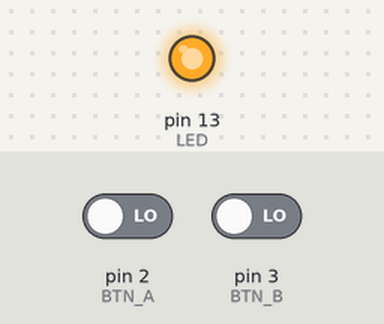
This sketch was run on a simulated Arduino Uno, built with avr-gcc and run on an emulated ATmega328P. Shown: output pins drawn as LEDs (lit = HIGH). Inputs (shaded band) come from the test bench; at power-on: pin 2 (BTN_A) LOW, pin 3 (BTN_B) LOW.

Above: at 1.2 s.
1.3 s: pin 2 (BTN_A) driven HIGH and pin 3 (BTN_B) driven HIGH
At 2.5 s:
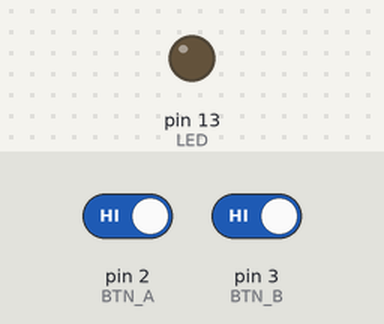
2.8 s: pin 2 (BTN_A) driven LOW
At 3.9 s:
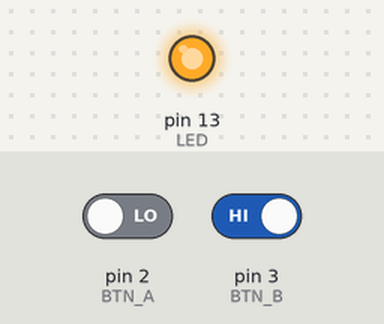
4.3 s: pin 2 (BTN_A) driven HIGH
At 5.0 s:
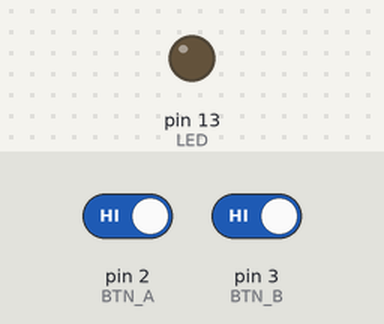
Timing chart, 0 to 7.3 s (numbered marks = the images above; inputs shaded):
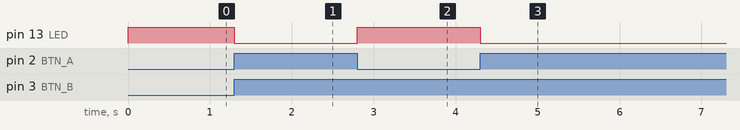

The sketch:

UNO_R3_LogicGates_NAND_00.ino
```cpp
// GERBANG NAND
// LED menyala KECUALI jika Button A DAN Button B ditekan bersamaan
// Kebalikan dari AND

const int BTN_A = 2;
const int BTN_B = 3;
const int LED   = 13;

void setup() {
  pinMode(BTN_A, INPUT);
  pinMode(BTN_B, INPUT);
  pinMode(LED, OUTPUT);
}

void loop() {
  bool A = digitalRead(BTN_A);
  bool B = digitalRead(BTN_B);

  // NAND → kebalikan dari AND
  bool C = !(A && B);

  digitalWrite(LED, C);
}
```

Measured:
- after the input at 1.3 s, pin 13 (LED): HIGH → LOW at once
- after the input at 2.8 s, pin 13 (LED): LOW → HIGH at once
- after the input at 4.3 s, pin 13 (LED): HIGH → LOW at once
